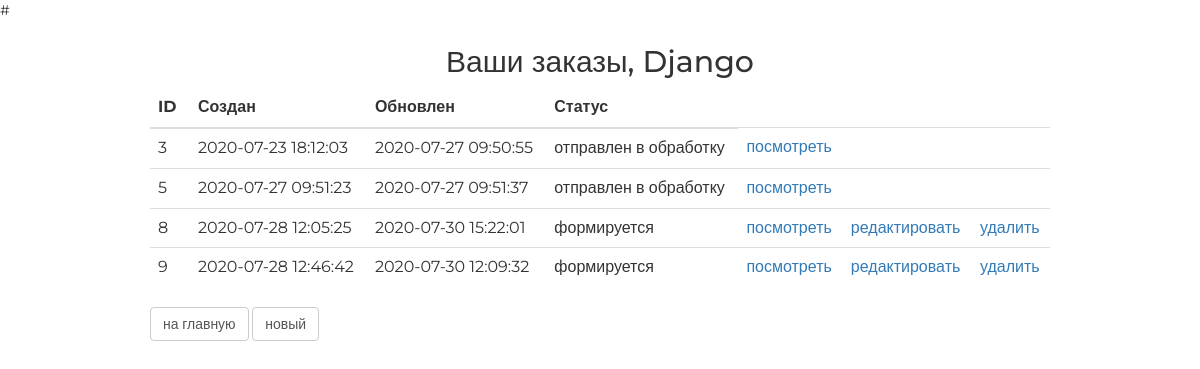
/orders/ (signed in), run on an earlier commit of the app's database.
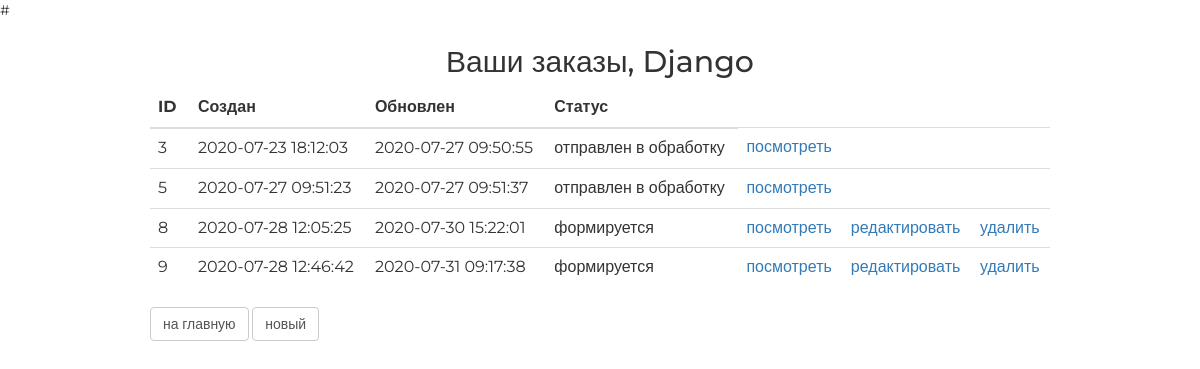
And on a later commit of the database.
### ordersapp/models.py (models this page shows, shortened)
class Order(models.Model):
    FORMING = 'FM'
    SENT_TO_PROCEED = 'STP'
    PROCEED = 'PRD'
    PAID = 'PD'
    READY = 'RDY'
    CANCEL = 'CNC'
    ORDER_STATUS_CHOICES = (
        (FORMING, 'формируется'),
        (SENT_TO_PROCEED, 'отправлен в обработку'),
        (PROCEED, 'оплачен'),
        (PAID, 'обрабатывается'),
        (READY, 'готов к выдаче'),
        (CANCEL, 'отменён'),
    )
    user = models.ForeignKey(get_user_model(), on_delete=models.CASCADE)
    created = models.DateTimeField(verbose_name='Создан', auto_now_add=True)
    updated = models.DateTimeField(verbose_name='Обновлён', auto_now=True)
    status = models.CharField(verbose_name='Статус',
                              max_length=3,
                              choices=ORDER_STATUS_CHOICES,
                              default=FORMING)
    is_active = models.BooleanField(verbose_name='активен',db_index=True, default=True)
    class Meta:
        ordering = ('pk',)
        verbose_name = 'заказ'
        verbose_name_plural = 'заказы'

### ordersapp/views.py (the view)
# urls.py: path('', ordersapp.OrderList.as_view(), name='index'),
class OrderList(ListView):
    model = Order
    def get_queryset(self):
        return self.request.user.order_set.all()

### basketapp/context_processors.py (called while the page is built)
def basket(request):
    if request.user.is_authenticated:
        basket = request.user.basket.select_related().all()
    else:
        basket = []
    return {
        'basket':basket,
    }

### mainapp/context_processors.py (called while the page is built)
def menu(request):
    menu = ProductCategory.objects.filter(is_active=True)
    return {
        'categories': menu,
    }

### ordersapp/templates/ordersapp/order_list.html
#{% extends 'ordersapp/base.html' %}
{% load static %}
{% block container %}
    <div class="h2 text-center head">
        Ваши заказы, {{ user.first_name|default:'пользователь'|title }}
    </div>
    <table class="table orders_list">
        <thead>
        <tr>
            <th>ID</th>
            <th>Создан</th>
            <th>Обновлен</th>
            <th>Статус</th>
        </tr>
        </thead>
        <tbody>
        {% for item in object_list %}
            <tr>
                <td class="td1 orders_list">{{ item.pk }}</td>
                <td>{{ item.created|date:"Y-m-d H:i:s" }}</td>
                <td>{{ item.updated|date:"Y-m-d H:i:s" }}</td>
                <td>{{ item.get_status_display }}</td>
                <td>
                    <a href="{% url 'ordersapp:order_read' item.pk %}">
                        посмотреть
                    </a>
                </td>
                <td>
                    {% if item.status == 'FM' %}
                        <a href="{% url 'ordersapp:order_update' item.pk %}">
                            редактировать
                        </a>
                    {% endif %}
                </td>
                <td>
                    {% if item.status == 'FM' %}
                        <a href="{% url 'ordersapp:order_delete' item.pk %}">
                            удалить
                        </a>
                    {% endif %}
                </td>
            </tr>
        {% endfor %}
        </tbody>
    </table>
    <button class="btn btn-default btn-round">
        <a href="{% url 'main:index' %}">
            на главную
        </a>
    </button>
    <button class="btn btn-default btn-round">
        <a href="{% url 'ordersapp:order_create' %}">
            новый
        </a>
    </button>
{% endblock %}

What changed in the data, as far as the page shows it:
changed Order id 9: updated "2020-07-30 12:09:32" → "2020-07-31 09:17:38"
